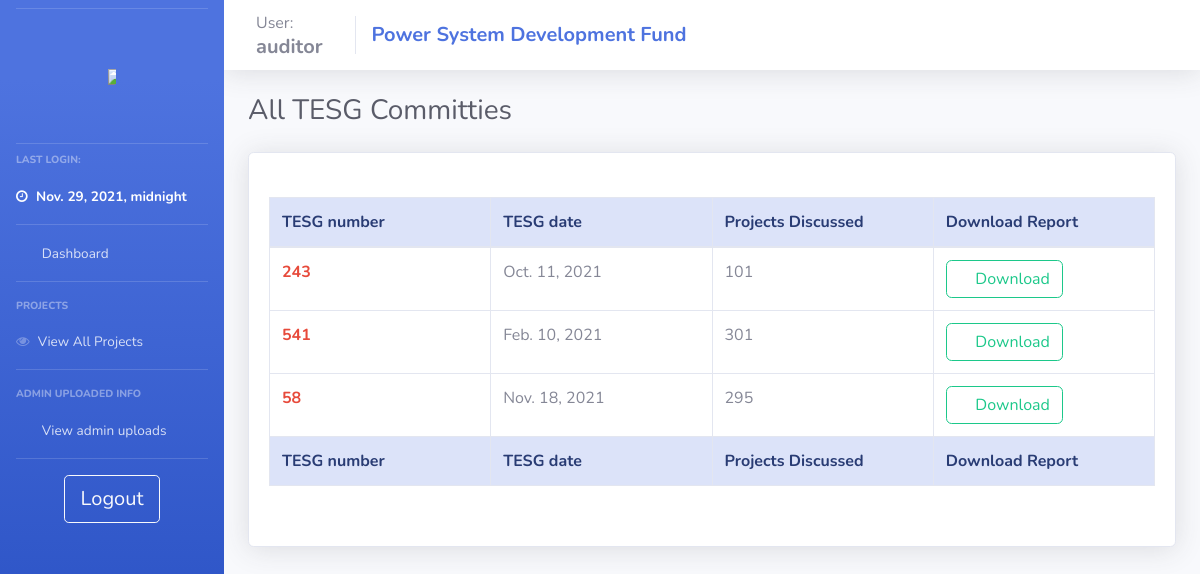
The page /auditor_view_TESGs/ (signed in) on the database its author committed.
### psdf_main/models.py (models this page shows)
class users(models.Model):
    username = models.CharField(max_length=200, null = False, unique = True)
    password = models.CharField(max_length=200, null = True)
    nodal = models.CharField(max_length=200, null = True)
    region = models.CharField(max_length=20, null = True)
    email = models.TextField(max_length=50, null=True)
    utilname = models.CharField(max_length=400, null = True)
    contact = models.CharField(max_length=10, null = True)
    address = models.CharField(max_length=500, null = True)
    reqdate = models.DateField(auto_now_add=True,null = True)
    aprdate = models.DateField( null = True)
    lastlogin = models.DateTimeField(null = True)
    admin = models.BooleanField(default=False)
    auditor = models.BooleanField(default=False)
    active = models.BooleanField(default=False)
    activate = models.BooleanField(default=False)
    notification = models.TextField(null=True)
    tpd = models.TextField(null=True)

class TESG_admin(models.Model):
    TESG_no = models.IntegerField(null=False, unique=True)
    filepath = models.TextField(null=True)
    TESG_date = models.DateField(null = True)
    projects = models.TextField(null=True)

### psdf_main/auditor_control.py (the view)
# urls.py: path('auditor_view_TESGs/', views.auditor_view_TESGs, name="auditor_view_TESGs"),
def auditor_view_TESGs(request):
    if auditoronline(request):
        context = full_auditor_context(request)
        context['tesgs'] = TESG_admin.objects.all()
        context['adt'] = '1'
        return render(request, 'psdf_main/_auditor_view_tesgs.html', context)
    else:
        return oops(request)

### psdf_main/helpers.py (called while the page is built)
def auditoronline(request):
    if (request.session.has_key('auditor')):
        return True
    else:
        return False

def full_auditor_context(request):
    if auditoronline(request):
        context = {'user':userDetails('auditor')}
        context['pending_projects'] = temp_projects.objects.all()
        context['all_projs'] = projects.objects.all()
        context['tesgs'] = TESG_admin.objects.all()
        context['apprs'] = Appraisal_admin.objects.all()
        context['monis'] = Monitoring_admin.objects.all()
        return context
    else:
        return {}

### psdf_main/templates/psdf_main/_auditor_view_tesgs.html (shortened to what this page needs)
{% extends 'psdf_main/includes/auditor_layout.html'%} {% load static %} {% block body %}
<div class="d-sm-flex align-items-center justify-content-between mb-4">
    <h1 class="h3 mb-0 text-gray-800">All TESG Committies</h1>
</div>
<div class="row">
    <div class="col-lg-12">
        <div class="card shadow mb-4">
            <div class="card-body">
                <br>
                <div class="table-responsive">
                    <table class="table table-bordered table-hover" id="dataTable" width="100%" cellspacing="0" style="table-layout: fixed;
                    width: 100%;">
                        <thead class="alert-primary">
                            <tr>
                                <th>TESG number</th>
                                <th>TESG date</th>
                                <th>Projects Discussed</th>
                                <th>Download Report</th>
                            </tr>
                        </thead>
                        <tfoot class="alert-primary">
                            <tr>
                                <th>TESG number</th>
                                <th>TESG date</th>
                                <th>Projects Discussed</th>
                                <th>Download Report</th>
                            </tr>
                        </tfoot>
                        <tbody>
                            {% if not tesgs %}
                            <tr>
                                <td>Not Available</td>
                                <td>Not Available</td>
                                <td>Not Available</td>
                                <td>Not Available</td>
                            </tr>
                            {% else %} {% for tesg in tesgs %}
                            <tr>
                                <td class="font-weight-bold text-danger">{{tesg.TESG_no}}</td>
                                <td>{{tesg.TESG_date}}</td>
                                <td>{{tesg.projects}}</td>
                                <td><a class="btn btn-outline-success" href="/download_tesg_report/{{tesg.id}}"><i class="fas fa-download"></i> Download </a></td>
                            </tr>
                            {% endfor %} {% endif %}
                        </tbody>
                    </table><br>
                </div>
            </div>
        </div>
    </div>
</div>
{% endblock %}

### psdf_main/templates/psdf_main/includes/auditor_layout.html (shortened to what this page needs)
{% load static %}
<!DOCTYPE html>
<html>
<head>
    <link rel="stylesheet" href="{% static '/css/base.css' %}" type="text/css">
    <link href="{% static 'css/sb-admin-2.min.css' %}" rel="stylesheet" type="text/css">
    <link href="{% static 'vendor1/fontawesome-free/css/all.css' %}" rel="stylesheet" type="text/css">
    <link rel="stylesheet" href="https://cdnjs.cloudflare.com/ajax/libs/font-awesome/4.7.0/css/font-awesome.min.css">
</head>
<body id="page-top">
    <div id="wrapper">
        {% include 'psdf_main/includes/_auditor_navbar.html'%}
        <div id="content-wrapper" class="d-flex flex-column">
            <nav class="navbar navbar-expand navbar-light bg-white topbar mb-4 static-top shadow">
                <div class="sidebar-brand-text mx-3">User:
                    <h5 class="m-0 font-weight-bold">{{user.username}}</h5>
                </div>
                <div class="navbar-brand">
                    <h5 class="m-0 font-weight-bold text-primary">Power System Development Fund</h5>
                </div>
            </nav>
            <div id="content">
                <div class="container-fluid">
                    {% block body %} {% endblock %}
                </div>
            </div>
        </div>
    </div>
</body>
</html>

### psdf_main/templates/psdf_main/includes/_auditor_navbar.html (shortened to what this page needs)
{% load static %}
<ul class="navbar-nav bg-gradient-primary sidebar sidebar-dark accordion" id="accordionSidebar">
    <hr class="sidebar-divider my-2"><br>
    <a class="sidebar-brand d-flex align-items-center justify-content-center" href="{% url '' %}">
        <div class="">
            <img src="{% static 'images/posocologo.png' %}" style="max-width:50%; max-height:50%;">
        </div>
    </a>
    <br>
    <hr class="sidebar-divider my-2">
    <div class="sidebar-heading">
        Last Login:
    </div>
    <li class="nav-item active">
        <a class="nav-link" href="/">
            <i class="fa fa-clock-o"></i>
            <span>{{user.lastlogin}}</span></a>
    </li>
    <hr class="sidebar-divider my-0">
    <li class="nav-item">
        <a class="nav-link" href="/">
            <i class="fas fa-fw fa-tachometer-alt"></i>
            <span>Dashboard</span></a>
    </li>
    <hr class="sidebar-divider d-none d-md-block">
    <div class="sidebar-heading">
        Projects
    </div>
    <li class="nav-item">
        <a class="nav-link" href="{% url 'auditor_view_projects' %}">
            <i class="fa fa-eye"></i>
            <span>View All Projects</span></a>
    </li>
    <hr class="sidebar-divider d-none d-md-block">
    <div class="sidebar-heading">
        Admin uploaded info
    </div>
    <li class="nav-item">
        <a class="nav-link collapsed" href="#" data-toggle="collapse" data-target="#collapsePages" aria-expanded="true" aria-controls="collapsePages">
            <i class="fas fa-fw fa-folder"></i>
            <span>View admin uploads</span>
        </a>
    </li>
    <hr class="sidebar-divider d-none d-md-block">
    <div class="text-center d-none d-md-inline">
        <a class="btn btn-lg btn-outline-light btn-wrap-text" href="{% url 'logout' %}"> Logout</a>
    </div>
</ul>

### static/css/base.css (style rules this page uses)
nav .navbar-nav .nav-link, nav .navbar-brand { color: #000; }
.table-responsive { max-height: 80%; }
.btn-wrap-text { overflow: hidden; white-space: nowrap; display: inline-block; text-overflow: ellipsis; }

### rows shown on the page
users: lastlogin "Nov. 29, 2021, midnight", username "auditor"
TESG_admin: TESG_no "243", TESG_date "Oct. 11, 2021", projects "101"
TESG_admin: TESG_no "541", TESG_date "Feb. 10, 2021", projects "301"
TESG_admin: TESG_no "58", TESG_date "Nov. 18, 2021", projects "295"
